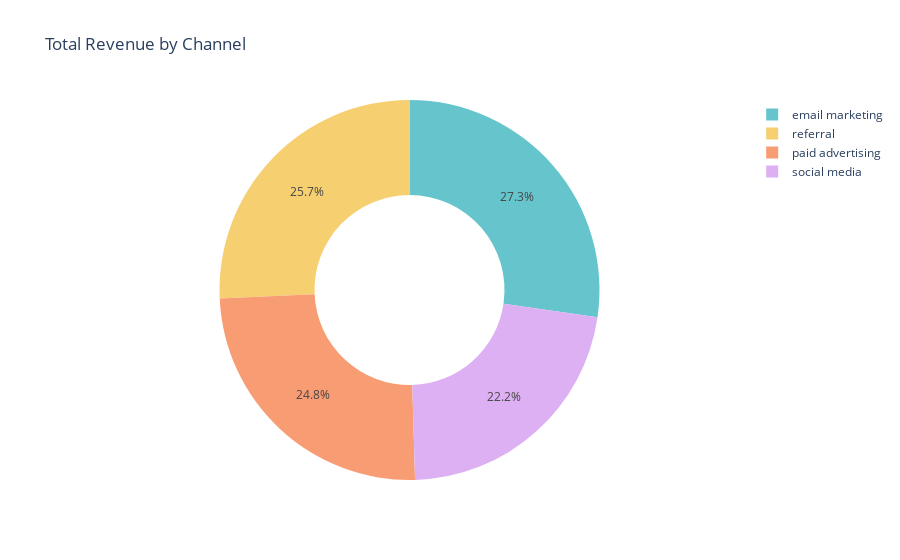

The cell this chart's notebook holds for it:
### Code cell
total_by_channel = data.groupby('channel')['revenue'].sum().reset_index()
#total_by_channel

fig = px.pie(total_by_channel,
             values='revenue',
             names='channel',
             hole=0.5,
             title='Total Revenue by Channel',
             color_discrete_sequence=px.colors.qualitative.Pastel)
fig.show()

### Figure 1 — Plotly figure (JSON) as saved in the notebook; plotly's stock layout.template omitted (floating-point values rounded to 4 significant figures)
{"data": [{"domain": {"x": [0, 1], "y": [0, 1]}, "hole": 0.5, "hovertemplate": "channel=%{label}<br>revenue=%{value}<extra></extra>", "labels": ["email marketing", "paid advertising", "referral", "social media"], "legendgroup": "", "name": "", "showlegend": true, "type": "pie", "values": [604706, 548396, 569552, 492667]}], "layout": {"legend": {"tracegroupgap": 0}, "piecolorway": ["rgb(102, 197, 204)", "rgb(246, 207, 113)", "rgb(248, 156, 116)", "rgb(220, 176, 242)", "rgb(135, 197, 95)", "rgb(158, 185, 243)", "rgb(254, 136, 177)", "rgb(201, 219, 116)", "rgb(139, 224, 164)", "rgb(180, 151, 231)", "rgb(179, 179, 179)"], "title": {"text": "Total Revenue by Channel"}}}
